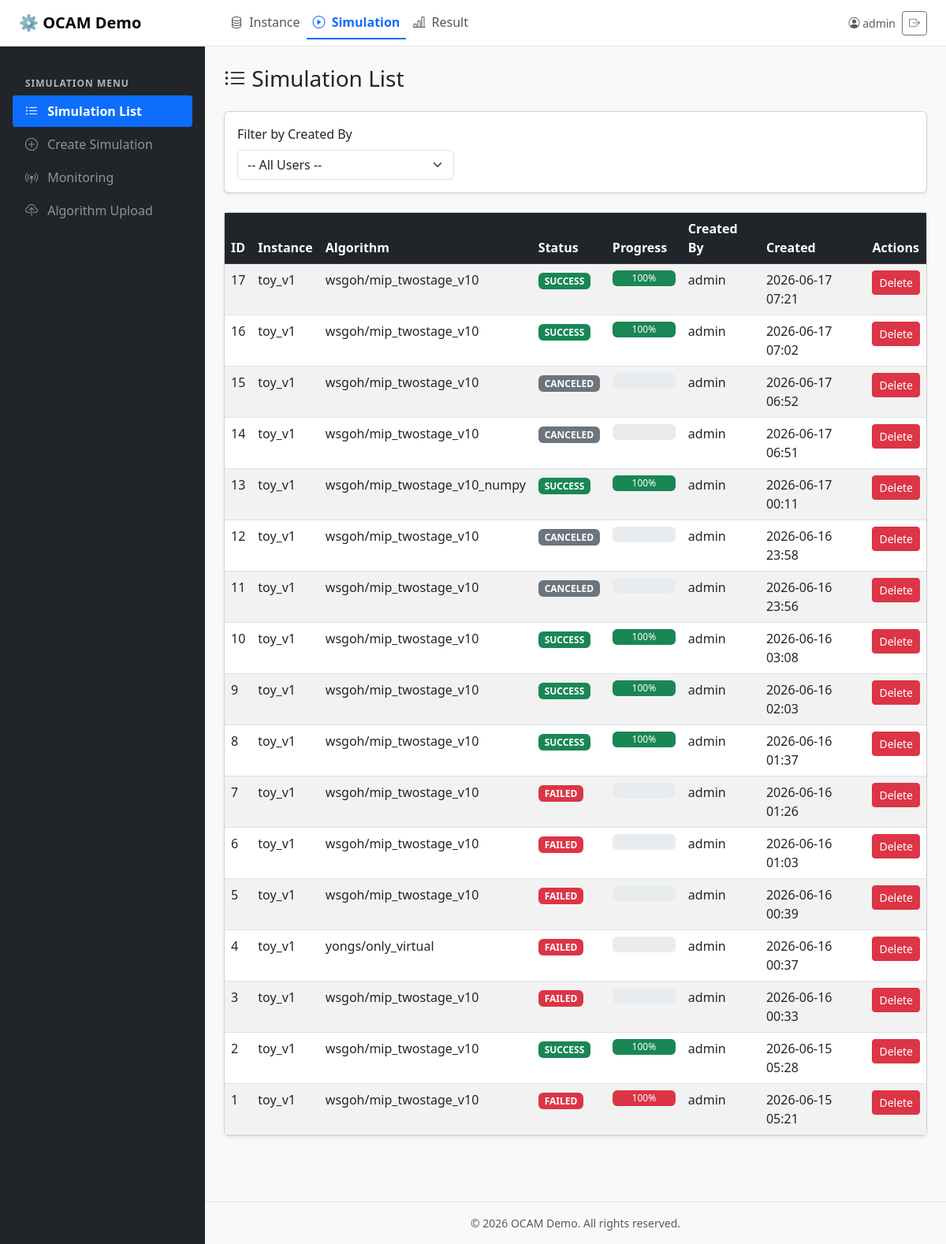
/simulation/ (signed in), run on an earlier commit of the app's database.
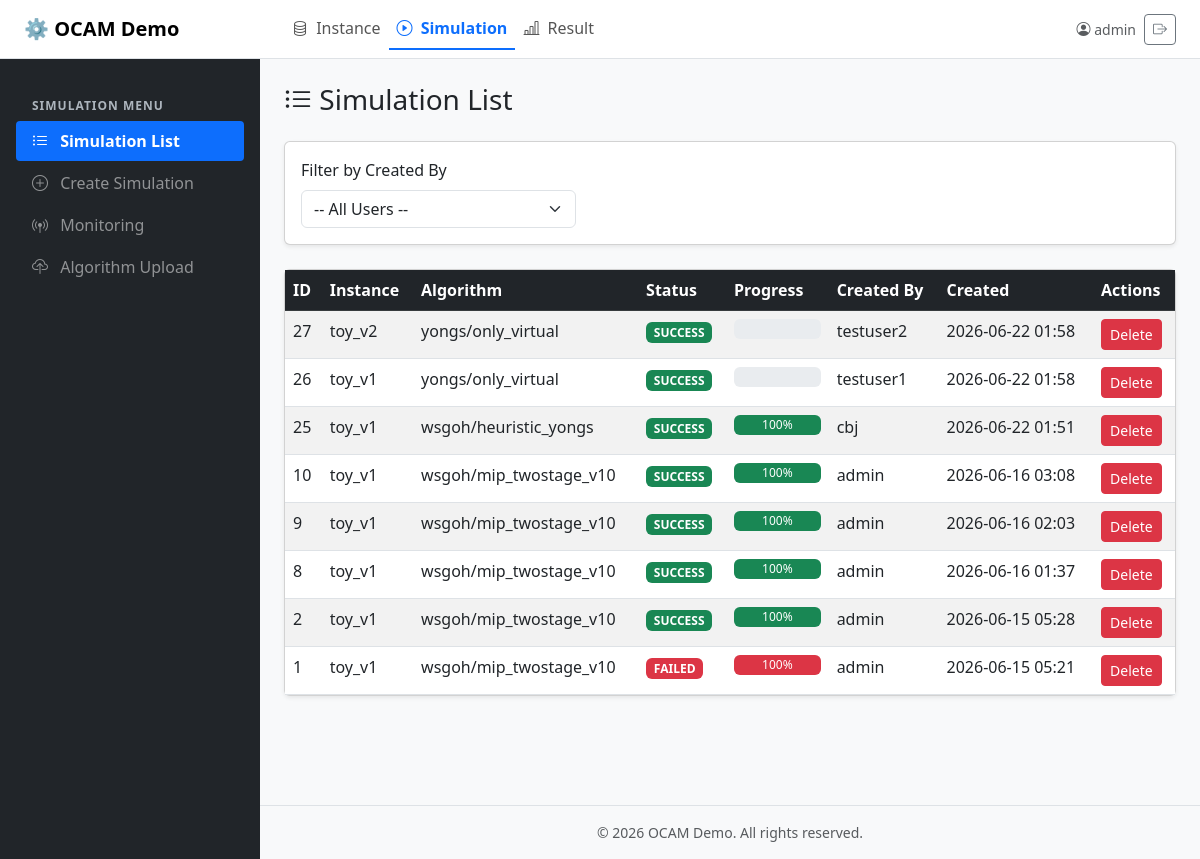
And on a later commit of the database.
### simulation/models.py (models this page shows, shortened)
class SimulationRun(models.Model):
    id = models.AutoField(primary_key=True, verbose_name="Simulation ID")
    instance_name = models.CharField(max_length=200, verbose_name="Instance Name")
    algorithm_name = models.CharField(
        max_length=200,
        verbose_name="Algorithm",
        help_text="researcher_name/algorithm_name",
    )
    status = models.CharField(
        max_length=20,
        choices=SIMULATION_STATUS_CHOICES,
        default=SIMULATION_STATUS_PENDING,
    )
    progress = models.IntegerField(default=0, help_text="진행률 (%)")
    task_id = models.CharField(
        max_length=255,
        blank=True,
        null=True,
        help_text="Celery Task ID",
    )
    output_folder = models.CharField(
        max_length=500,
        blank=True,
        null=True,
        help_text="outputs 폴더 내 결과 경로",
    )
    objective_value = models.FloatField(blank=True, null=True)
    execution_time = models.FloatField(blank=True, null=True, help_text="실행 시간 (초)")
    model_status = models.CharField(max_length=200, blank=True, null=True)
    description = models.TextField(blank=True, null=True)
    created_at = models.DateTimeField(auto_now_add=True)
    created_by = models.ForeignKey(
        settings.AUTH_USER_MODEL,
        on_delete=models.SET_NULL,
        null=True,
        blank=True,
        related_name="simulations_created",
    )
    updated_at = models.DateTimeField(auto_now=True)
    started_at = models.DateTimeField(blank=True, null=True)
    finished_at = models.DateTimeField(blank=True, null=True)
    class Meta:
        db_table = "simulation_run"
        ordering = ["-created_at"]
        verbose_name = "Simulation Run"
    @property
    def is_processing(self):
        return self.status in ("PENDING", "RUNNING")

### simulation/views.py (the view)
# urls.py: path("", views.simulation_list, name="simulation_list"),
@login_required
def simulation_list(request):
    simulations = SimulationRun.objects.all()
    created_by_id = request.GET.get("created_by_id")
    if created_by_id:
        try:
            simulations = simulations.filter(created_by_id=int(created_by_id))
        except (ValueError, TypeError):
            pass
    from django.contrib.auth import get_user_model
    User = get_user_model()
    all_users = User.objects.all().order_by("username")
    return render(
        request,
        "simulation/simulation_list.html",
        {
            "current_top_menu": "simulation",
            "sidebar_menu": SIMULATION_SIDEBAR_MENU,
            "current_sidebar_menu": "simulation_list",
            "simulations": simulations,
            "all_users": all_users,
            "selected_created_by_id": created_by_id or "",
        },
    )

### common/context_processors.py (called while the page is built)
def global_menus(request):
    return {
        "top_menu_items": TOP_MENU_ITEMS,
    }

### simulation/templates/simulation/simulation_list.html (shortened to what this page needs)
{% extends "base.html" %}
{% block sidebar %}
<h6 class="sidebar-heading">Simulation Menu</h6>
<ul class="nav flex-column">
    {% for item in sidebar_menu %}
    <li class="nav-item">
        <a class="nav-link {% if current_sidebar_menu == item.key %}active{% else %}text-white-50{% endif %}"
           href="{% url item.url_name %}">
            <i class="bi {{ item.icon }} me-2"></i> {{ item.name }}
        </a>
    </li>
    {% endfor %}
</ul>
{% endblock %}
{% block content %}
<h3 class="mb-4"><i class="bi bi-list-ul"></i> Simulation List</h3>
<div class="card shadow-sm mb-4">
    <div class="card-body">
        <form method="get" class="row g-3">
            <div class="col-md-4">
                <label for="created_by_filter" class="form-label">Filter by Created By</label>
                <select id="created_by_filter" name="created_by_id" class="form-select" onchange="this.form.submit()">
                    <option value="">-- All Users --</option>
                </select>
            </div>
        </form>
    </div>
</div>
<div class="card shadow-sm">
    <div class="card-body p-0">
        <div class="table-responsive">
            <table class="table table-striped table-hover mb-0">
                <thead class="table-dark">
                    <tr>
                        <th>ID</th>
                        <th>Instance</th>
                        <th>Algorithm</th>
                        <th>Status</th>
                        <th>Progress</th>
                        <th>Created By</th>
                        <th>Created</th>
                        <th>Actions</th>
                    </tr>
                </thead>
                <tbody>
                    {% for sim in simulations %}
                    <tr>
                        <td>{{ sim.id }}</td>
                        <td>{{ sim.instance_name }}</td>
                        <td>{{ sim.algorithm_name }}</td>
                        <td>
                            {% if sim.status == "SUCCESS" %}
                            <span class="badge bg-success">{{ sim.status }}</span>
                            {% elif sim.status == "RUNNING" %}
                            <span class="badge bg-primary">{{ sim.status }}</span>
                            {% elif sim.status == "FAILED" %}
                            <span class="badge bg-danger">{{ sim.status }}</span>
                            {% elif sim.status == "CANCELED" %}
                            <span class="badge bg-secondary">{{ sim.status }}</span>
                            {% else %}
                            <span class="badge bg-warning text-dark">{{ sim.status }}</span>
                            {% endif %}
                        </td>
                        <td>
                            <div class="progress" style="height: 20px; min-width: 80px;">
                                <div class="progress-bar {% if sim.status == 'SUCCESS' %}bg-success{% elif sim.status == 'FAILED' %}bg-danger{% endif %}"
                                     style="width: {{ sim.progress }}%">{{ sim.progress }}%</div>
                            </div>
                        </td>
                        <td>
                            {% if sim.created_by %}
                                {{ sim.created_by.username }}
                            {% else %}
                                -
                            {% endif %}
                        </td>
                        <td>{{ sim.created_at|date:"Y-m-d H:i" }}</td>
                        <td>
                            {% if not sim.is_processing %}
                            <form method="post" action="{% url 'simulation:simulation_delete' sim.id %}" style="display:inline;" onsubmit="return confirm('Delete simulation #{{ sim.id }}?');">
                                <button type="submit" class="btn btn-sm btn-danger">Delete</button>
                            </form>
                            {% else %}
                            <button type="button" class="btn btn-sm btn-secondary" disabled>Running</button>
                            {% endif %}
                        </td>
                    </tr>
                    {% empty %}
                    <tr>
                        <td colspan="8" class="text-center text-muted py-4">No simulations found.</td>
                    </tr>
                    {% endfor %}
                </tbody>
            </table>
        </div>
    </div>
</div>
{% endblock %}

### common/templates/base.html (shortened to what this page needs)
<!DOCTYPE html>
<html lang="en">
<head>
    <link href="https://cdn.jsdelivr.net/npm/bootstrap@5.3.0/dist/css/bootstrap.min.css" rel="stylesheet">
    <link rel="stylesheet" href="https://cdn.jsdelivr.net/npm/bootstrap-icons@1.11.0/font/bootstrap-icons.css">
</head>
<body>
    <nav class="navbar navbar-expand navbar-light bg-white border-bottom px-0">
        <div class="sidebar-header px-4">
            <a class="navbar-brand fw-bold mb-0" href="/">⚙️ OCAM Demo</a>
        </div>
        <div class="d-flex align-items-center flex-grow-1 px-4">
            <ul class="navbar-nav top-nav-menu">
                {% for menu in top_menu_items %}
                <li class="nav-item">
                    <a class="nav-link {% if current_top_menu == menu.key %}active{% endif %}"
                       href="{% url menu.url_name %}">
                        <i class="bi {{ menu.icon }} me-1"></i> {{ menu.name }}
                    </a>
                </li>
                {% endfor %}
            </ul>
            {% if user.is_authenticated %}
            <div class="d-flex align-items-center ms-auto">
                <span class="text-muted me-2 small"><i class="bi bi-person-circle"></i> {{ user.username }}</span>
                <form action="{% url 'logout' %}" method="post" class="d-inline">
                    <button type="submit" class="btn btn-sm btn-outline-secondary" title="Logout">
                        <i class="bi bi-box-arrow-right"></i>
                    </button>
                </form>
            </div>
            {% endif %}
        </div>
    </nav>
    <div class="d-flex">
        <div class="sidebar text-white">
            <div class="sidebar-sticky p-3">
                {% block sidebar %}{% endblock %}
            </div>
        </div>
        <div class="flex-grow-1 d-flex flex-column bg-light" style="height: 100vh; overflow-y: auto;">
            <div class="p-4">
                {% block content %}{% endblock %}
            </div>
            <footer class="mt-auto py-3 text-center text-muted small border-top">
                &copy; 2026 OCAM Demo. All rights reserved.
            </footer>
        </div>
    </div>
</body>
</html>

### common/templates/base.html (style rules this page uses)
:root { --sidebar-width: 260px; }
body { min-height: 100vh; overflow-x: hidden; }
.sidebar { min-height: 100vh; background-color: #212529; width: var(--sidebar-width); flex-shrink: 0; }
.sidebar-sticky { position: sticky; top: 0; height: 100vh; overflow-y: auto; }
.sidebar .nav-link { color: rgba(255,255,255,.75); padding: .5rem 1rem; border-radius: .25rem; margin-bottom: 2px; }
.sidebar .nav-link.active { color: #fff; background-color: #0d6efd; font-weight: 600; }
.sidebar-heading { font-size: .75rem; text-transform: uppercase; letter-spacing: 1px; color: #adb5bd; margin-top: 1.5rem; margin-bottom: 0.5rem; padding-left: 1rem; font-weight: 700; }
.sidebar-header { width: var(--sidebar-width); flex-shrink: 0; }
.top-nav-menu .nav-link { color: #555; font-weight: 500; padding: .5rem 1rem; border-bottom: 2px solid transparent; }
.top-nav-menu .nav-link.active { color: #0d6efd; font-weight: 700; border-bottom-color: #0d6efd; background-color: transparent; }

What changed in the data, as far as the page shows it:
removed SimulationRun: id "17", instance_name "toy_v1", algorithm_name "wsgoh/mip_twostage_v10", status "SUCCESS", progress "100", created_by.username "admin", created_at "2026-06-17 07:21"
removed SimulationRun: id "16", instance_name "toy_v1", algorithm_name "wsgoh/mip_twostage_v10", status "SUCCESS", progress "100", created_by.username "admin", created_at "2026-06-17 07:02"
removed SimulationRun: id "15", instance_name "toy_v1", algorithm_name "wsgoh/mip_twostage_v10", status "CANCELED", created_by.username "admin", created_at "2026-06-17 06:52"
removed SimulationRun: id "14", instance_name "toy_v1", algorithm_name "wsgoh/mip_twostage_v10", status "CANCELED", created_by.username "admin", created_at "2026-06-17 06:51"
removed SimulationRun: id "13", instance_name "toy_v1", algorithm_name "wsgoh/mip_twostage_v10_numpy", status "SUCCESS", progress "100", created_by.username "admin", created_at "2026-06-17 00:11"
removed SimulationRun: id "12", instance_name "toy_v1", algorithm_name "wsgoh/mip_twostage_v10", status "CANCELED", created_by.username "admin", created_at "2026-06-16 23:58"
removed SimulationRun: id "11", instance_name "toy_v1", algorithm_name "wsgoh/mip_twostage_v10", status "CANCELED", created_by.username "admin", created_at "2026-06-16 23:56"
removed SimulationRun: id "7", instance_name "toy_v1", algorithm_name "wsgoh/mip_twostage_v10", status "FAILED", created_by.username "admin", created_at "2026-06-16 01:26"
removed SimulationRun: id "6", instance_name "toy_v1", algorithm_name "wsgoh/mip_twostage_v10", status "FAILED", created_by.username "admin", created_at "2026-06-16 01:03"
removed SimulationRun: id "5", instance_name "toy_v1", algorithm_name "wsgoh/mip_twostage_v10", status "FAILED", created_by.username "admin", created_at "2026-06-16 00:39"
removed SimulationRun: id "4", instance_name "toy_v1", algorithm_name "yongs/only_virtual", status "FAILED", created_by.username "admin", created_at "2026-06-16 00:37"
removed SimulationRun: id "3", instance_name "toy_v1", algorithm_name "wsgoh/mip_twostage_v10", status "FAILED", created_by.username "admin", created_at "2026-06-16 00:33"
added SimulationRun: id "27", instance_name "toy_v2", algorithm_name "yongs/only_virtual", status "SUCCESS", created_by.username "testuser2", created_at "2026-06-22 01:58"
added SimulationRun: id "26", instance_name "toy_v1", algorithm_name "yongs/only_virtual", status "SUCCESS", created_by.username "testuser1", created_at "2026-06-22 01:58"
added SimulationRun: id "25", instance_name "toy_v1", algorithm_name "wsgoh/heuristic_yongs", status "SUCCESS", progress "100", created_by.username "cbj", created_at "2026-06-22 01:51"
